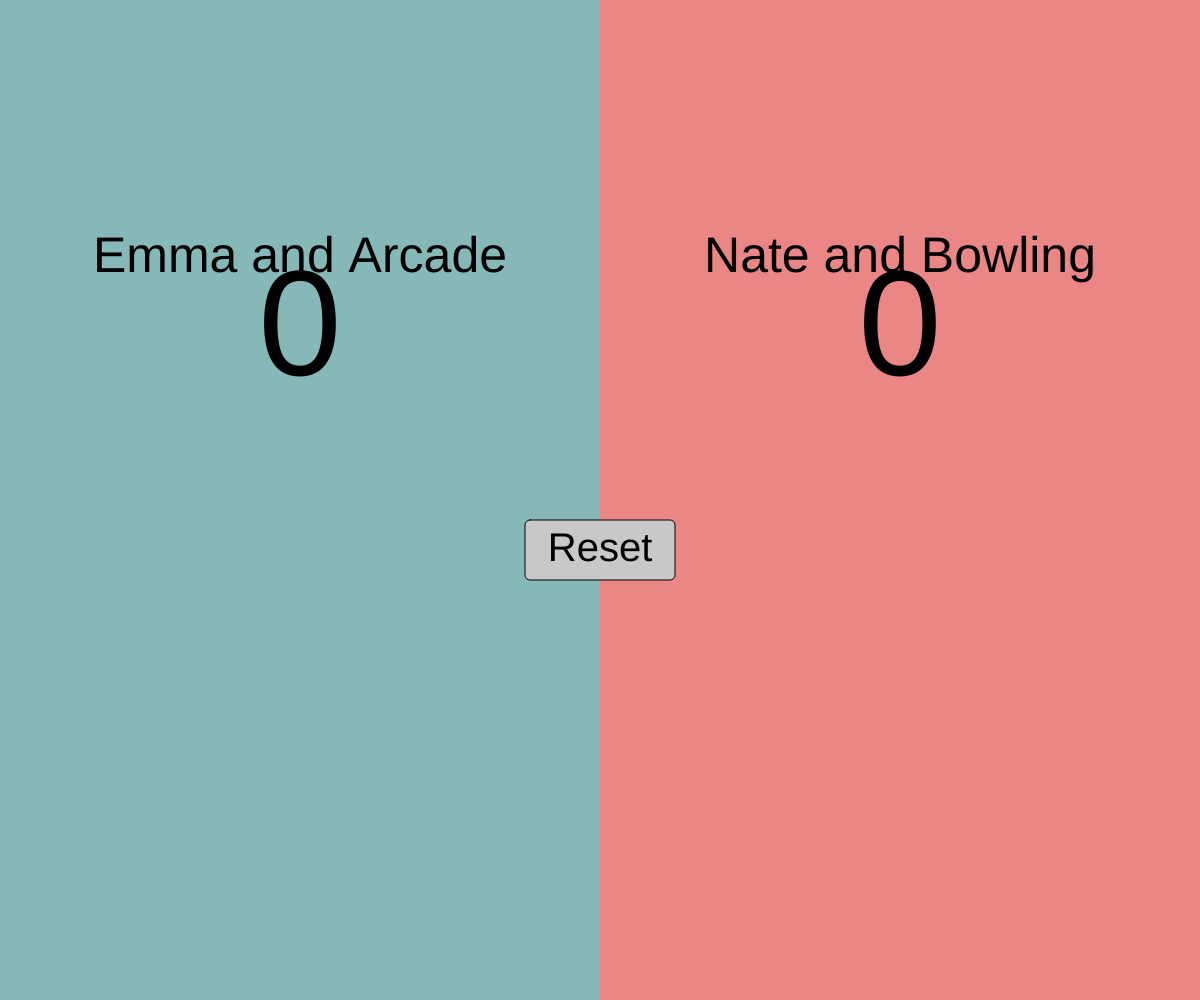
Frame 1 (no input)
Frame 60 (no input): identical to frame 1, image omitted
Frame 120 (the mouse pressed at the canvas centre since frame 60): identical to frame 1, image omitted

The p5.js sketch that drew this single still picture (run headless with seeded random() and noise() and a simulated clock; from frame 60 on, the mouse is pressed at the canvas centre):

// p5.js sketch
// ── sketch.js
let emmaScore = 0;
let nateScore = 0;
let resetButton;
let emmaColor;
let nateColor;
let canScore = true;
let cooldownTime = 150; // milliseconds
let fireworks = [];
let celebrating = false;
let lastWinner = '';
let fireTime=200;
let baseTextSize;
let titleTextSize;
let scoreTextSize;
let buttonTextSize;

class Particle {
  constructor(x, y, color) {
this.x = x;
    this.y = y;
    this.color = color;
    this.vx = random(-8, 8);
    this.vy = random(-15, -5);
    this.alpha = 255;
    this.size = random(4, 12);
  }

  update() {
    this.x += this.vx;
    this.y += this.vy;
    this.vy += 0.2;
    this.alpha -= 2;
    return this.alpha > 0;
  }

  draw() {
    noStroke();
    const c = color(this.color);
    c.setAlpha(this.alpha);
    fill(c);
    ellipse(this.x, this.y, this.size, this.size);
  }
}

class Firework {
  constructor(x, y, color) {
    this.x = x;
    this.y = y;
    this.color = color;
    this.particles = [];
    this.addParticles();
  }

  addParticles() {
    for (let i = 0; i < 24; i++) {
      this.particles.push(new Particle(this.x, this.y, this.color));
    }
  }

  update() {
    for (let i = this.particles.length - 1; i >= 0; i--) {
      const particle = this.particles[i];
      if (!particle.update()) {
        this.particles.splice(i, 1);
      }
    }
    return this.particles.length > 0;
  }

  draw() {
    for (const particle of this.particles) {
      particle.draw();
    }
  }
}

class Button {
  constructor(x, y, w, h, text) {
    this.x = x;
    this.y = y;
    this.w = w;
    this.h = h;
    this.text = text;
  }
  
  display() {
    push();
    if (this.isMouseOver()) {
      fill(180);
    } else {
      fill(200);
    }
    stroke(0);
    rect(this.x, this.y, this.w, this.h, 5);
    fill(0);
    noStroke();
    textSize(buttonTextSize);
    textAlign(CENTER, CENTER);
    text(this.text, this.x + this.w/2, this.y + this.h/2);
    pop();
  }
  
  isMouseOver() {
    return mouseX > this.x && mouseX < this.x + this.w && 
           mouseY > this.y && mouseY < this.y + this.h;
  }
}

function calculateResponsiveSizes() {
  // Base sizes off viewport width
  baseTextSize = min(width, height) * 0.03;  // 3% of smallest screen dimension
  titleTextSize = min(width, height) * 0.05;  // 5% of smallest screen dimension
  scoreTextSize = min(width, height) * 0.15;  // 15% of smallest screen dimension
  buttonTextSize = min(width, height) * 0.04;  // 4% of smallest screen dimension
}

function setup() {
  createCanvas(windowWidth, windowHeight);
  textAlign(CENTER, CENTER);
  calculateResponsiveSizes();
  
  // Adjust button size based on screen size
  let buttonWidth = min(150, width * 0.3); // Either 150px or 30% of width
  let buttonHeight = min(60, height * 0.1); // Either 60px or 10% of height
  resetButton = new Button(
    width/2 - buttonWidth/2, 
    height/2 + buttonHeight/3, 
    buttonWidth, 
    buttonHeight, 
    "Reset"
  );
  
  emmaColor = color(0, 128, 128, 100);
  nateColor = color(255, 0, 0, 100);
}

function checkWinner() {
  if (emmaScore >= 10 && !celebrating) {
    celebrating = true;
    lastWinner = 'emma';
    // Create fireworks on Emma's side
    createFireworks(width/4);
  } else if (nateScore >= 10 && !celebrating) {
    celebrating = true;
    lastWinner = 'nate';
    // Create fireworks on Nate's side
    createFireworks(3*width/4);
  }
}

function createFireworks(x) {
  const colors = [
    '#ff0000', '#ffff00', '#00ff00', '#0000ff', '#ff00ff', 
    '#00ffff', '#ff8800', '#ff0088', '#8800ff', '#ffffff',
    '#88ff00', '#0088ff', '#ff0044', '#00ff88', '#4400ff'
  ];
  
  // Calculate the side boundaries
  const isLeftSide = x < width/2;
  const minX = isLeftSide ? 0 : width/2;
  const maxX = isLeftSide ? width/2 : width;
  
  for (let i = 0; i < fireTime; i++) {
    setTimeout(() => {
      fireworks.push(new Firework(
        random(minX + 50, maxX - 50),
        random(50, height - 50),
        random(colors)
      ));
    }, i * 100);
  }
}

function draw() {
  background(220);
  
  // Draw background sections
  noStroke();
  fill(emmaColor);
  rect(0, 0, width/2, height);
  fill(nateColor);
  rect(width/2, 0, width/2, height);
  
  // Draw Emma's score and name
  fill(0);
  textSize(scoreTextSize);
  text(emmaScore, width/4, height/3);
  textSize(titleTextSize);
  
  // Break text into multiple lines on small screens
  if (width < 600) {
    text("Emma", width/4, height/3 - scoreTextSize);
    text("and", width/4, height/3 - scoreTextSize/2);
    text("Arcade", width/4, height/3 - scoreTextSize/4);
  } else {
    text("Emma and Arcade", width/4, height/3 - scoreTextSize/2);
  }
  
  // Draw Nate's score and name
  textSize(scoreTextSize);
  text(nateScore, 3*width/4, height/3);
  textSize(titleTextSize);
  
  // Break text into multiple lines on small screens
  if (width < 600) {
    text("Nate", 3*width/4, height/3 - scoreTextSize);
    text("and", 3*width/4, height/3 - scoreTextSize/2);
    text("Bowling", 3*width/4, height/3 - scoreTextSize/4);
  } else {
    text("Nate and Bowling", 3*width/4, height/3 - scoreTextSize/2);
  }
  
  resetButton.display();
  
  // Update and draw fireworks
  for (let i = fireworks.length - 1; i >= 0; i--) {
    fireworks[i].draw();
    if (!fireworks[i].update()) {
      fireworks.splice(i, 1);
    }
  }
  
  checkWinner();
}

function mousePressed() {
  if (resetButton.isMouseOver()) {
    emmaScore = 0;
    nateScore = 0;
    celebrating = false;
    lastWinner = '';
    fireworks = [];
    return;
  }
  
  if (canScore && !celebrating) {
    if (mouseX < width/2) {
      emmaScore += 1;
      canScore = false;
      setTimeout(() => { canScore = true; }, cooldownTime);
    } else if (mouseX > width/2) {
      nateScore += 1;
      canScore = false;
      setTimeout(() => { canScore = true; }, cooldownTime);
    }
  }
}

function windowResized() {
  resizeCanvas(windowWidth, windowHeight);
  calculateResponsiveSizes();
  
  // Recalculate button position and size
  let buttonWidth = min(150, width * 0.3);
  let buttonHeight = min(60, height * 0.1);
  resetButton = new Button(
    width/2 - buttonWidth/2, 
    height/2 + buttonHeight/3, 
    buttonWidth, 
    buttonHeight, 
    "Reset"
  );
}
